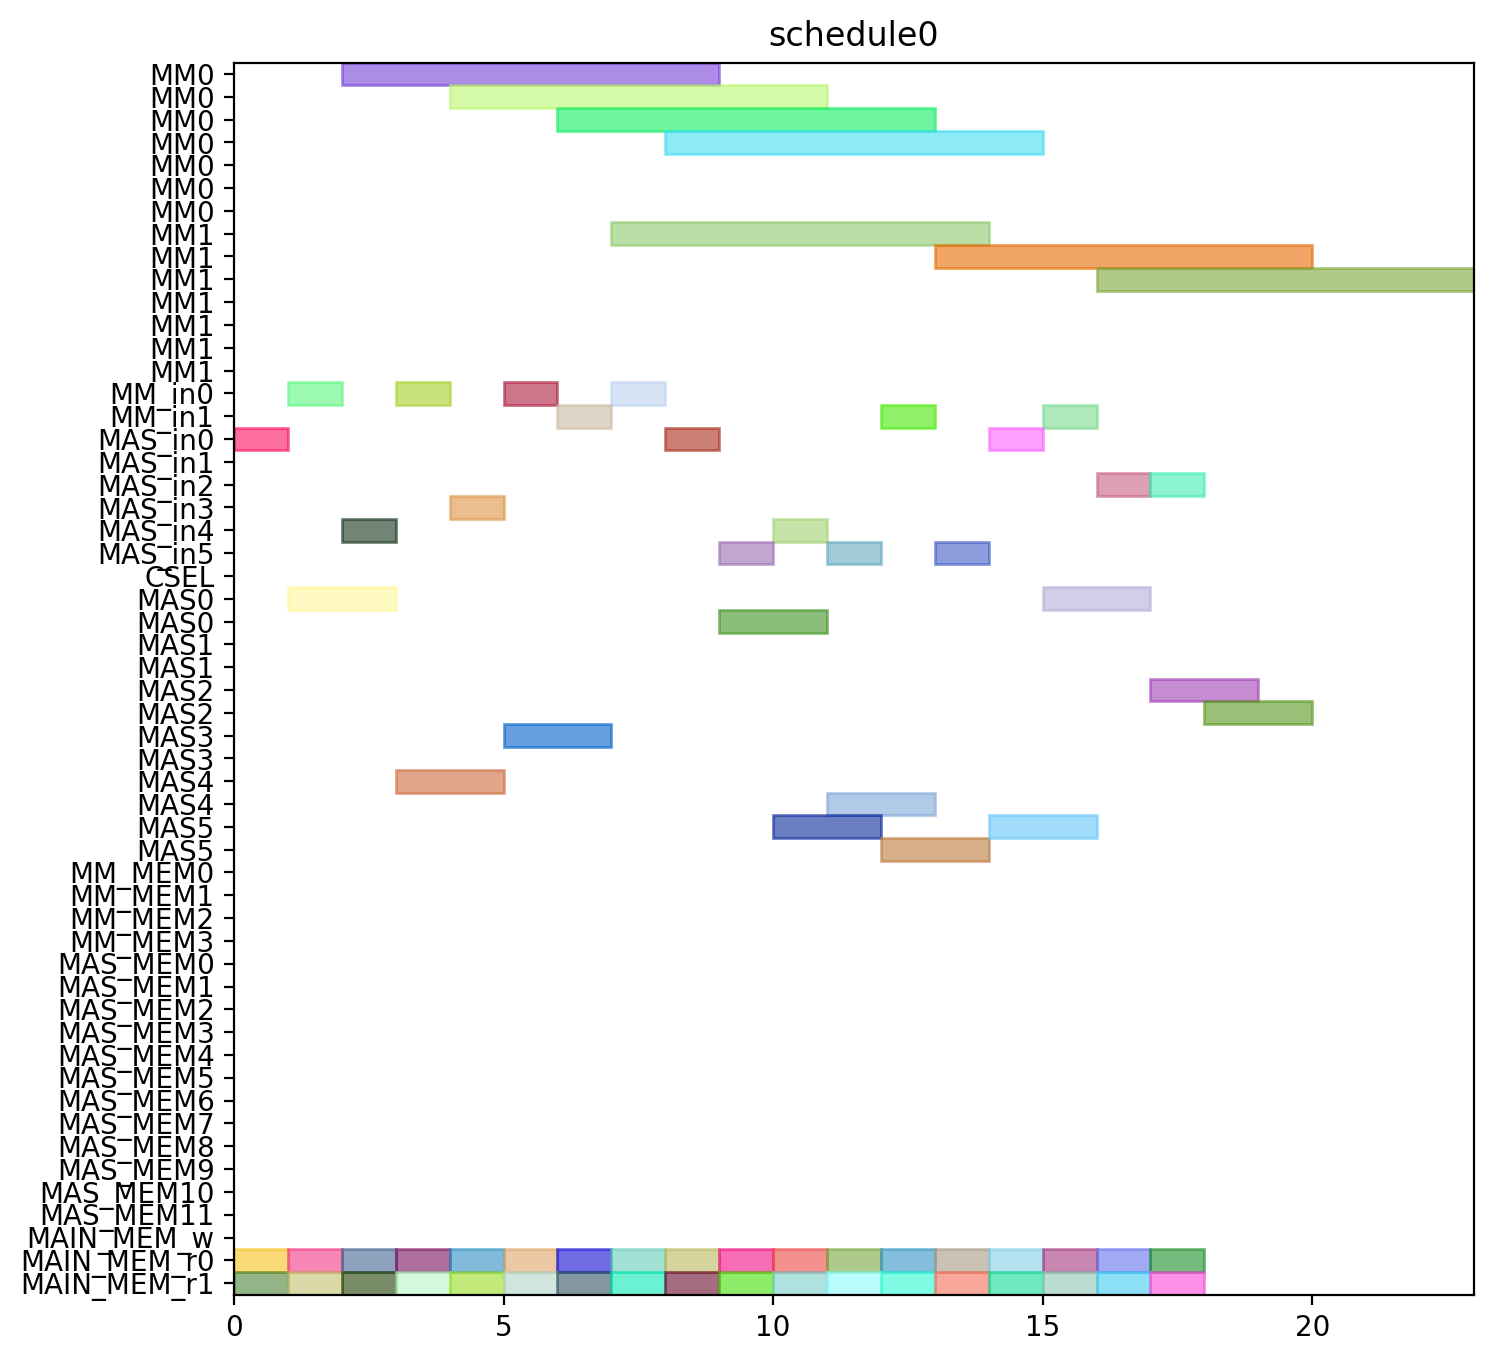

The Python source for this figure:
from pyschedule import Scenario, solvers, plotters, alt


def solve():
	horizon = 120
	S = Scenario("schedule0", horizon=horizon)

	# resource
	MM = S.Resources('MM', num=2, size=7)
	MM_in = S.Resources('MM_in', num=2)
	MAS_in = S.Resources('MAS_in', num=6)
	CSEL = S.Resource('CSEL')
	MAS = S.Resources('MAS', num=6, size=2, periods=range(1, horizon))
	MM_MEM = S.Resources('MM_MEM', num=4)
	MAS_MEM = S.Resources('MAS_MEM', num=12)
	MAIN_MEM_w = S.Resource('MAIN_MEM_w', size=1)
	MAIN_MEM_r = S.Resources('MAIN_MEM_r', num=2)

	# result of previous scheduling

	# new tasks
	t0_t0 = S.Task('t0_t0', length=2, delay_cost=1)
	t0_t0 += alt(MAS)
	t0_t0_in = S.Task('t0_t0_in', length=1, delay_cost=1)
	t0_t0_in += alt(MAS_in)
	S += t0_t0_in*MAS_in[0]<=t0_t0*MAS[0]

	S += t0_t0_in*MAS_in[1]<=t0_t0*MAS[1]

	S += t0_t0_in*MAS_in[2]<=t0_t0*MAS[2]

	S += t0_t0_in*MAS_in[3]<=t0_t0*MAS[3]

	S += t0_t0_in*MAS_in[4]<=t0_t0*MAS[4]

	S += t0_t0_in*MAS_in[5]<=t0_t0*MAS[5]

	t0_t0_mem0 = S.Task('t0_t0_mem0', length=1, delay_cost=1)
	t0_t0_mem0 += MAIN_MEM_r[0]
	S += t0_t0_mem0 <= t0_t0

	t0_t0_mem1 = S.Task('t0_t0_mem1', length=1, delay_cost=1)
	t0_t0_mem1 += MAIN_MEM_r[1]
	S += t0_t0_mem1 <= t0_t0

	t0_t1 = S.Task('t0_t1', length=2, delay_cost=1)
	t0_t1 += alt(MAS)
	t0_t1_in = S.Task('t0_t1_in', length=1, delay_cost=1)
	t0_t1_in += alt(MAS_in)
	S += t0_t1_in*MAS_in[0]<=t0_t1*MAS[0]

	S += t0_t1_in*MAS_in[1]<=t0_t1*MAS[1]

	S += t0_t1_in*MAS_in[2]<=t0_t1*MAS[2]

	S += t0_t1_in*MAS_in[3]<=t0_t1*MAS[3]

	S += t0_t1_in*MAS_in[4]<=t0_t1*MAS[4]

	S += t0_t1_in*MAS_in[5]<=t0_t1*MAS[5]

	t0_t1_mem0 = S.Task('t0_t1_mem0', length=1, delay_cost=1)
	t0_t1_mem0 += MAIN_MEM_r[0]
	S += t0_t1_mem0 <= t0_t1

	t0_t1_mem1 = S.Task('t0_t1_mem1', length=1, delay_cost=1)
	t0_t1_mem1 += MAIN_MEM_r[1]
	S += t0_t1_mem1 <= t0_t1

	t0_t3 = S.Task('t0_t3', length=7, delay_cost=1)
	t0_t3 += alt(MM)
	t0_t3_in = S.Task('t0_t3_in', length=1, delay_cost=1)
	t0_t3_in += alt(MM_in)
	S += t0_t3_in*MM_in[0]<=t0_t3*MM[0]
	S += t0_t3_in*MM_in[1]<=t0_t3*MM[1]
	t0_t3_mem0 = S.Task('t0_t3_mem0', length=1, delay_cost=1)
	t0_t3_mem0 += MAIN_MEM_r[0]
	S += t0_t3_mem0 <= t0_t3

	t0_t3_mem1 = S.Task('t0_t3_mem1', length=1, delay_cost=1)
	t0_t3_mem1 += MAIN_MEM_r[1]
	S += t0_t3_mem1 <= t0_t3

	t1_t0 = S.Task('t1_t0', length=2, delay_cost=1)
	t1_t0 += alt(MAS)
	t1_t0_in = S.Task('t1_t0_in', length=1, delay_cost=1)
	t1_t0_in += alt(MAS_in)
	S += t1_t0_in*MAS_in[0]<=t1_t0*MAS[0]

	S += t1_t0_in*MAS_in[1]<=t1_t0*MAS[1]

	S += t1_t0_in*MAS_in[2]<=t1_t0*MAS[2]

	S += t1_t0_in*MAS_in[3]<=t1_t0*MAS[3]

	S += t1_t0_in*MAS_in[4]<=t1_t0*MAS[4]

	S += t1_t0_in*MAS_in[5]<=t1_t0*MAS[5]

	t1_t0_mem0 = S.Task('t1_t0_mem0', length=1, delay_cost=1)
	t1_t0_mem0 += MAIN_MEM_r[0]
	S += t1_t0_mem0 <= t1_t0

	t1_t0_mem1 = S.Task('t1_t0_mem1', length=1, delay_cost=1)
	t1_t0_mem1 += MAIN_MEM_r[1]
	S += t1_t0_mem1 <= t1_t0

	t1_t1 = S.Task('t1_t1', length=2, delay_cost=1)
	t1_t1 += alt(MAS)
	t1_t1_in = S.Task('t1_t1_in', length=1, delay_cost=1)
	t1_t1_in += alt(MAS_in)
	S += t1_t1_in*MAS_in[0]<=t1_t1*MAS[0]

	S += t1_t1_in*MAS_in[1]<=t1_t1*MAS[1]

	S += t1_t1_in*MAS_in[2]<=t1_t1*MAS[2]

	S += t1_t1_in*MAS_in[3]<=t1_t1*MAS[3]

	S += t1_t1_in*MAS_in[4]<=t1_t1*MAS[4]

	S += t1_t1_in*MAS_in[5]<=t1_t1*MAS[5]

	t1_t1_mem0 = S.Task('t1_t1_mem0', length=1, delay_cost=1)
	t1_t1_mem0 += MAIN_MEM_r[0]
	S += t1_t1_mem0 <= t1_t1

	t1_t1_mem1 = S.Task('t1_t1_mem1', length=1, delay_cost=1)
	t1_t1_mem1 += MAIN_MEM_r[1]
	S += t1_t1_mem1 <= t1_t1

	t1_t3 = S.Task('t1_t3', length=7, delay_cost=1)
	t1_t3 += alt(MM)
	t1_t3_in = S.Task('t1_t3_in', length=1, delay_cost=1)
	t1_t3_in += alt(MM_in)
	S += t1_t3_in*MM_in[0]<=t1_t3*MM[0]
	S += t1_t3_in*MM_in[1]<=t1_t3*MM[1]
	t1_t3_mem0 = S.Task('t1_t3_mem0', length=1, delay_cost=1)
	t1_t3_mem0 += MAIN_MEM_r[0]
	S += t1_t3_mem0 <= t1_t3

	t1_t3_mem1 = S.Task('t1_t3_mem1', length=1, delay_cost=1)
	t1_t3_mem1 += MAIN_MEM_r[1]
	S += t1_t3_mem1 <= t1_t3

	t2_t2 = S.Task('t2_t2', length=2, delay_cost=1)
	t2_t2 += alt(MAS)
	t2_t2_in = S.Task('t2_t2_in', length=1, delay_cost=1)
	t2_t2_in += alt(MAS_in)
	S += t2_t2_in*MAS_in[0]<=t2_t2*MAS[0]

	S += t2_t2_in*MAS_in[1]<=t2_t2*MAS[1]

	S += t2_t2_in*MAS_in[2]<=t2_t2*MAS[2]

	S += t2_t2_in*MAS_in[3]<=t2_t2*MAS[3]

	S += t2_t2_in*MAS_in[4]<=t2_t2*MAS[4]

	S += t2_t2_in*MAS_in[5]<=t2_t2*MAS[5]

	t2_t2_mem0 = S.Task('t2_t2_mem0', length=1, delay_cost=1)
	t2_t2_mem0 += MAIN_MEM_r[0]
	S += t2_t2_mem0 <= t2_t2

	t2_t2_mem1 = S.Task('t2_t2_mem1', length=1, delay_cost=1)
	t2_t2_mem1 += MAIN_MEM_r[1]
	S += t2_t2_mem1 <= t2_t2

	t5_t0 = S.Task('t5_t0', length=7, delay_cost=1)
	t5_t0 += alt(MM)
	t5_t0_in = S.Task('t5_t0_in', length=1, delay_cost=1)
	t5_t0_in += alt(MM_in)
	S += t5_t0_in*MM_in[0]<=t5_t0*MM[0]
	S += t5_t0_in*MM_in[1]<=t5_t0*MM[1]
	t5_t0_mem0 = S.Task('t5_t0_mem0', length=1, delay_cost=1)
	t5_t0_mem0 += MAIN_MEM_r[0]
	S += t5_t0_mem0 <= t5_t0

	t5_t0_mem1 = S.Task('t5_t0_mem1', length=1, delay_cost=1)
	t5_t0_mem1 += MAIN_MEM_r[1]
	S += t5_t0_mem1 <= t5_t0

	t5_t1 = S.Task('t5_t1', length=7, delay_cost=1)
	t5_t1 += alt(MM)
	t5_t1_in = S.Task('t5_t1_in', length=1, delay_cost=1)
	t5_t1_in += alt(MM_in)
	S += t5_t1_in*MM_in[0]<=t5_t1*MM[0]
	S += t5_t1_in*MM_in[1]<=t5_t1*MM[1]
	t5_t1_mem0 = S.Task('t5_t1_mem0', length=1, delay_cost=1)
	t5_t1_mem0 += MAIN_MEM_r[0]
	S += t5_t1_mem0 <= t5_t1

	t5_t1_mem1 = S.Task('t5_t1_mem1', length=1, delay_cost=1)
	t5_t1_mem1 += MAIN_MEM_r[1]
	S += t5_t1_mem1 <= t5_t1

	t5_t2 = S.Task('t5_t2', length=2, delay_cost=1)
	t5_t2 += alt(MAS)
	t5_t2_in = S.Task('t5_t2_in', length=1, delay_cost=1)
	t5_t2_in += alt(MAS_in)
	S += t5_t2_in*MAS_in[0]<=t5_t2*MAS[0]

	S += t5_t2_in*MAS_in[1]<=t5_t2*MAS[1]

	S += t5_t2_in*MAS_in[2]<=t5_t2*MAS[2]

	S += t5_t2_in*MAS_in[3]<=t5_t2*MAS[3]

	S += t5_t2_in*MAS_in[4]<=t5_t2*MAS[4]

	S += t5_t2_in*MAS_in[5]<=t5_t2*MAS[5]

	t5_t2_mem0 = S.Task('t5_t2_mem0', length=1, delay_cost=1)
	t5_t2_mem0 += MAIN_MEM_r[0]
	S += t5_t2_mem0 <= t5_t2

	t5_t2_mem1 = S.Task('t5_t2_mem1', length=1, delay_cost=1)
	t5_t2_mem1 += MAIN_MEM_r[1]
	S += t5_t2_mem1 <= t5_t2

	t5_t3 = S.Task('t5_t3', length=2, delay_cost=1)
	t5_t3 += alt(MAS)
	t5_t3_in = S.Task('t5_t3_in', length=1, delay_cost=1)
	t5_t3_in += alt(MAS_in)
	S += t5_t3_in*MAS_in[0]<=t5_t3*MAS[0]

	S += t5_t3_in*MAS_in[1]<=t5_t3*MAS[1]

	S += t5_t3_in*MAS_in[2]<=t5_t3*MAS[2]

	S += t5_t3_in*MAS_in[3]<=t5_t3*MAS[3]

	S += t5_t3_in*MAS_in[4]<=t5_t3*MAS[4]

	S += t5_t3_in*MAS_in[5]<=t5_t3*MAS[5]

	t5_t3_mem0 = S.Task('t5_t3_mem0', length=1, delay_cost=1)
	t5_t3_mem0 += MAIN_MEM_r[0]
	S += t5_t3_mem0 <= t5_t3

	t5_t3_mem1 = S.Task('t5_t3_mem1', length=1, delay_cost=1)
	t5_t3_mem1 += MAIN_MEM_r[1]
	S += t5_t3_mem1 <= t5_t3

	t7_t0 = S.Task('t7_t0', length=2, delay_cost=1)
	t7_t0 += alt(MAS)
	t7_t0_in = S.Task('t7_t0_in', length=1, delay_cost=1)
	t7_t0_in += alt(MAS_in)
	S += t7_t0_in*MAS_in[0]<=t7_t0*MAS[0]

	S += t7_t0_in*MAS_in[1]<=t7_t0*MAS[1]

	S += t7_t0_in*MAS_in[2]<=t7_t0*MAS[2]

	S += t7_t0_in*MAS_in[3]<=t7_t0*MAS[3]

	S += t7_t0_in*MAS_in[4]<=t7_t0*MAS[4]

	S += t7_t0_in*MAS_in[5]<=t7_t0*MAS[5]

	t7_t0_mem0 = S.Task('t7_t0_mem0', length=1, delay_cost=1)
	t7_t0_mem0 += MAIN_MEM_r[0]
	S += t7_t0_mem0 <= t7_t0

	t7_t0_mem1 = S.Task('t7_t0_mem1', length=1, delay_cost=1)
	t7_t0_mem1 += MAIN_MEM_r[1]
	S += t7_t0_mem1 <= t7_t0

	t7_t1 = S.Task('t7_t1', length=2, delay_cost=1)
	t7_t1 += alt(MAS)
	t7_t1_in = S.Task('t7_t1_in', length=1, delay_cost=1)
	t7_t1_in += alt(MAS_in)
	S += t7_t1_in*MAS_in[0]<=t7_t1*MAS[0]

	S += t7_t1_in*MAS_in[1]<=t7_t1*MAS[1]

	S += t7_t1_in*MAS_in[2]<=t7_t1*MAS[2]

	S += t7_t1_in*MAS_in[3]<=t7_t1*MAS[3]

	S += t7_t1_in*MAS_in[4]<=t7_t1*MAS[4]

	S += t7_t1_in*MAS_in[5]<=t7_t1*MAS[5]

	t7_t1_mem0 = S.Task('t7_t1_mem0', length=1, delay_cost=1)
	t7_t1_mem0 += MAIN_MEM_r[0]
	S += t7_t1_mem0 <= t7_t1

	t7_t1_mem1 = S.Task('t7_t1_mem1', length=1, delay_cost=1)
	t7_t1_mem1 += MAIN_MEM_r[1]
	S += t7_t1_mem1 <= t7_t1

	t7_t3 = S.Task('t7_t3', length=7, delay_cost=1)
	t7_t3 += alt(MM)
	t7_t3_in = S.Task('t7_t3_in', length=1, delay_cost=1)
	t7_t3_in += alt(MM_in)
	S += t7_t3_in*MM_in[0]<=t7_t3*MM[0]
	S += t7_t3_in*MM_in[1]<=t7_t3*MM[1]
	t7_t3_mem0 = S.Task('t7_t3_mem0', length=1, delay_cost=1)
	t7_t3_mem0 += MAIN_MEM_r[0]
	S += t7_t3_mem0 <= t7_t3

	t7_t3_mem1 = S.Task('t7_t3_mem1', length=1, delay_cost=1)
	t7_t3_mem1 += MAIN_MEM_r[1]
	S += t7_t3_mem1 <= t7_t3

	t10_t0 = S.Task('t10_t0', length=7, delay_cost=1)
	t10_t0 += alt(MM)
	t10_t0_in = S.Task('t10_t0_in', length=1, delay_cost=1)
	t10_t0_in += alt(MM_in)
	S += t10_t0_in*MM_in[0]<=t10_t0*MM[0]
	S += t10_t0_in*MM_in[1]<=t10_t0*MM[1]
	t10_t0_mem0 = S.Task('t10_t0_mem0', length=1, delay_cost=1)
	t10_t0_mem0 += MAIN_MEM_r[0]
	S += t10_t0_mem0 <= t10_t0

	t10_t0_mem1 = S.Task('t10_t0_mem1', length=1, delay_cost=1)
	t10_t0_mem1 += MAIN_MEM_r[1]
	S += t10_t0_mem1 <= t10_t0

	t10_t1 = S.Task('t10_t1', length=7, delay_cost=1)
	t10_t1 += alt(MM)
	t10_t1_in = S.Task('t10_t1_in', length=1, delay_cost=1)
	t10_t1_in += alt(MM_in)
	S += t10_t1_in*MM_in[0]<=t10_t1*MM[0]
	S += t10_t1_in*MM_in[1]<=t10_t1*MM[1]
	t10_t1_mem0 = S.Task('t10_t1_mem0', length=1, delay_cost=1)
	t10_t1_mem0 += MAIN_MEM_r[0]
	S += t10_t1_mem0 <= t10_t1

	t10_t1_mem1 = S.Task('t10_t1_mem1', length=1, delay_cost=1)
	t10_t1_mem1 += MAIN_MEM_r[1]
	S += t10_t1_mem1 <= t10_t1

	t10_t2 = S.Task('t10_t2', length=2, delay_cost=1)
	t10_t2 += alt(MAS)
	t10_t2_in = S.Task('t10_t2_in', length=1, delay_cost=1)
	t10_t2_in += alt(MAS_in)
	S += t10_t2_in*MAS_in[0]<=t10_t2*MAS[0]

	S += t10_t2_in*MAS_in[1]<=t10_t2*MAS[1]

	S += t10_t2_in*MAS_in[2]<=t10_t2*MAS[2]

	S += t10_t2_in*MAS_in[3]<=t10_t2*MAS[3]

	S += t10_t2_in*MAS_in[4]<=t10_t2*MAS[4]

	S += t10_t2_in*MAS_in[5]<=t10_t2*MAS[5]

	t10_t2_mem0 = S.Task('t10_t2_mem0', length=1, delay_cost=1)
	t10_t2_mem0 += MAIN_MEM_r[0]
	S += t10_t2_mem0 <= t10_t2

	t10_t2_mem1 = S.Task('t10_t2_mem1', length=1, delay_cost=1)
	t10_t2_mem1 += MAIN_MEM_r[1]
	S += t10_t2_mem1 <= t10_t2

	t10_t3 = S.Task('t10_t3', length=2, delay_cost=1)
	t10_t3 += alt(MAS)
	t10_t3_in = S.Task('t10_t3_in', length=1, delay_cost=1)
	t10_t3_in += alt(MAS_in)
	S += t10_t3_in*MAS_in[0]<=t10_t3*MAS[0]

	S += t10_t3_in*MAS_in[1]<=t10_t3*MAS[1]

	S += t10_t3_in*MAS_in[2]<=t10_t3*MAS[2]

	S += t10_t3_in*MAS_in[3]<=t10_t3*MAS[3]

	S += t10_t3_in*MAS_in[4]<=t10_t3*MAS[4]

	S += t10_t3_in*MAS_in[5]<=t10_t3*MAS[5]

	t10_t3_mem0 = S.Task('t10_t3_mem0', length=1, delay_cost=1)
	t10_t3_mem0 += MAIN_MEM_r[0]
	S += t10_t3_mem0 <= t10_t3

	t10_t3_mem1 = S.Task('t10_t3_mem1', length=1, delay_cost=1)
	t10_t3_mem1 += MAIN_MEM_r[1]
	S += t10_t3_mem1 <= t10_t3

	solvers.mip.solve(S,msg=1,kind='CPLEX',ratio_gap=1.01)

	solution = [['hoge']*len(S.solution()[1]) for i in range(len(S.solution()))]
	for i in range(len(S.solution())):
		for j in range(len(S.solution()[i])):
			solution[i][j]=str(S.solution()[i][j])
	print(solution)

	cycles = int(solution[-1][3])

	pic_file_name = "/mnt/rose/usr1/fukuda/ABE/multiRAM_multiMAS_16mux/scheduling_result/stage7MM2_stage2MAS6/EP2_DBL_w_EVAL/schedule0.png"
	if(S.solution() != []):
		plotters.matplotlib.plot(S,img_filename=pic_file_name, show_task_labels=False, fig_size=(cycles*0.25+3, 8))

	return solution
